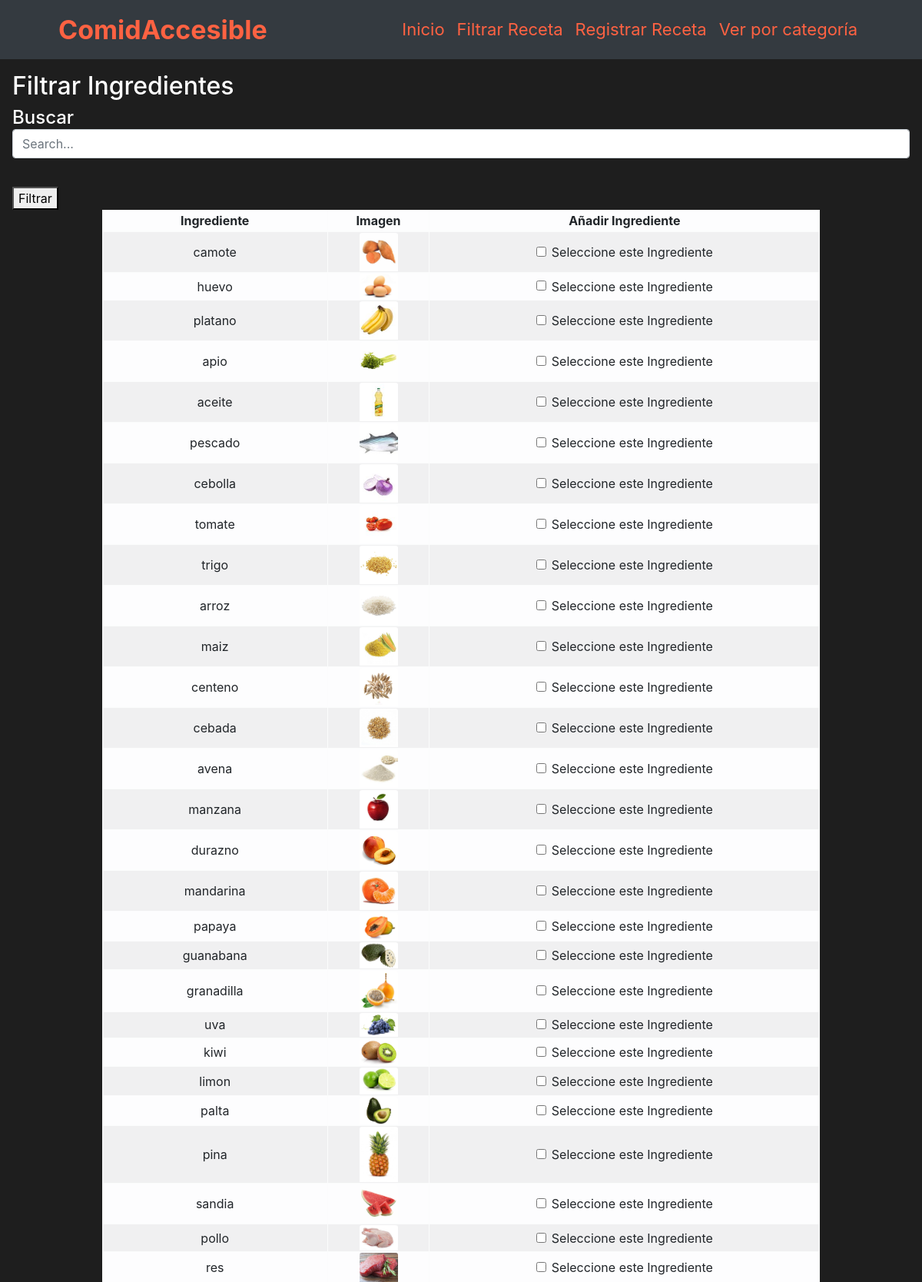
/filtrar_receta.php (upper part), run on the app's committed database.
### tables this page shows
CREATE TABLE `ingrediente` (
  `IdIngrediente` int(11) NOT NULL,
  `Nombre` varchar(100) NOT NULL,
  `Foto` varchar(2000) NOT NULL,
  `Tipo` varchar(200) NOT NULL
);

### filtrar_receta.php (the view, shortened to what this page needs)
<?php
    include 'partes/conexion.php';
    $sentencia_ingrediente = "SELECT * FROM ingrediente";
    $sentencia=$db->query($sentencia_ingrediente);
    $ingrediente= $sentencia->fetchAll();
?>
<!DOCTYPE html>
<html lang="en">
<head>
    <link rel="stylesheet" href="hojaestilo/estilodepagina.css">
    <link rel="stylesheet" href="https://cdn.jsdelivr.net/npm/bootstrap@4.5.3/dist/css/bootstrap.min.css">
</head>
<body>
    <?php include 'partes/header.php'?>
    <div class="w-100 mr-0 ml-0 pr-3 pl-3 pt-3" style="background-color:#1e1e1e">
            <h2><a asp-action="Create" style="color:white">Filtrar Ingredientes</a></h2>
            <h4 style="color:white;">
                Buscar<input class="form-control" id="myInput" type="text" placeholder="Search..." />
                <br />
            </h4>
            <table class="table-striped table-light table-bordered" style="width:80%;margin-left:auto;margin-right:auto">
                <thead>
                    <tr>
                    <th scope="col" style="text-align:center;">Ingrediente</th>
                    <th scope="col"style="text-align:center;">Imagen</th>
                    <th scope="col"style="text-align:center;">Añadir Ingrediente</th>
                    </tr>
                </thead>
                <tbody id="myTable">
                    <form action="procesar_filtrar_receta.php" method="get">
                    <?php foreach($ingrediente as $i){ ?>
                    <tr>
                        <td style="text-align:center;"><?php echo $i["Nombre"]?></td>
                        <td style="text-align:center;"><img style="width:50px "src="<?php echo $i["Foto"]; ?>" class="alto card-img-top " alt="..."></td>
                        <td style="text-align:center;">
                                <div class="form-check">
                                <input class="form-check-input" type="checkbox" name="<?php echo $i["IdIngrediente"] ?>" value="<?php echo $i["IdIngrediente"] ?>" id="defaultCheck1">
                                <label class="form-check-label" for="defaultCheck1">
                                    Seleccione este Ingrediente
                                </label>
                                </div>
                        </td>
                    </tr>
                    <?php }?>
                        <button type="submit">Filtrar</button>
                    </form>
                </tbody>
            </table>
    </div>
</body>
</html>

### hojaestilo/estilodepagina.css (style rules this page uses)
.alto { max-height:320px; }

### data on the page
ingrediente: Nombre "camote", Foto (picture)
ingrediente: Nombre "huevo", Foto (picture)
ingrediente: Nombre "platano", Foto (picture)
ingrediente: Nombre "apio", Foto (picture)
ingrediente: Nombre "aceite", Foto (picture)
ingrediente: Nombre "pescado", Foto (picture)
ingrediente: Nombre "cebolla", Foto (picture)
ingrediente: Nombre "tomate", Foto (picture)
ingrediente: Nombre "trigo", Foto (picture)
ingrediente: Nombre "arroz", Foto (picture)
ingrediente: Nombre "maiz", Foto (picture)
ingrediente: Nombre "centeno", Foto (picture)
ingrediente: Nombre "cebada", Foto (picture)
ingrediente: Nombre "avena", Foto (picture)
ingrediente: Nombre "manzana", Foto (picture)
ingrediente: Nombre "durazno", Foto (picture)
ingrediente: Nombre "mandarina", Foto (picture)
ingrediente: Nombre "papaya", Foto (picture)
ingrediente: Nombre "guanabana", Foto (picture)
ingrediente: Nombre "granadilla", Foto (picture)
ingrediente: Nombre "uva", Foto (picture)
ingrediente: Nombre "kiwi", Foto (picture)
ingrediente: Nombre "limon", Foto (picture)
ingrediente: Nombre "palta", Foto (picture)
ingrediente: Nombre "pina", Foto (picture)
ingrediente: Nombre "sandia", Foto (picture)
ingrediente: Nombre "pollo", Foto (picture)
ingrediente: Nombre "res", Foto (picture)
